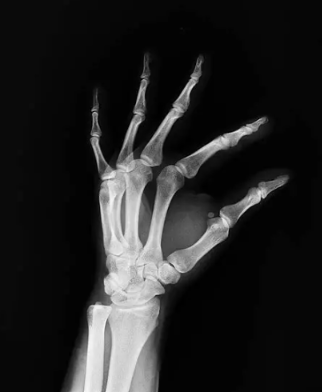
#> input picture tangan.png, 322 x 392 px
$ python 'latihan 6.py'
#> lines starting #> are read from the running program, lines starting #| are printed output that depends on the picture; after the words box and inside, x2 and y2 are one past the last pixel; in counts of white or black regions, pixels touching at a corner belong together
import cv2
import numpy as np
import matplotlib.pyplot as plt
import sys
import matplotlib
matplotlib.use('Agg')

img = cv2.imread('tangan.png', 0)
#> img: shape (392, 322); min 0, max 246, mean 35.6
if img is None:
    img = np.zeros((300, 300), dtype=np.uint8)
    cv2.circle(img, (150, 150), 80, 255, -1)
    cv2.putText(img, "X-RAY", (110, 160), cv2.FONT_HERSHEY_SIMPLEX, 0.8, 0, 2)

img = cv2.resize(img, (300, 300))
#> img: shape (300, 300)

def hitung_metrik(org, proc):
    mse_val = np.mean((org.astype(float) - proc.astype(float)) ** 2)
    if mse_val == 0:
        psnr_val = 100.0
    else:
        psnr_val = 20 * np.log10(255.0 / np.sqrt(mse_val))
    res = cv2.matchTemplate(org, proc, cv2.TM_CCORR_NORMED)[0][0]
    ssim_val = (res + 1) / 2 if res < 1 else 1.0
    return round(mse_val, 2), round(psnr_val, 2), round(ssim_val, 4)

font = cv2.FONT_HERSHEY_SIMPLEX

def tambah_teks(gambar, teks):
    temp = gambar.copy()
    cv2.putText(temp, teks, (10, 30), font, 0.6, 255, 1, cv2.LINE_AA)
    return temp

img_negative = 255 - img
res1 = np.hstack((tambah_teks(img, "Original"), tambah_teks(img_negative, "Negative")))
#> in tambah_teks, `cv2.putText(temp, teks, (10, 30), font, 0.6, 255, 1, cv2.LINE_AA)`: temp: shape (300, 300); min 0, max 248, mean 36.1
#> in tambah_teks (call 2), `cv2.putText(temp, teks, (10, 30), font, 0.6, 255, 1, cv2.LINE_AA)`: temp: shape (300, 300); min 10, max 255, mean 219.5
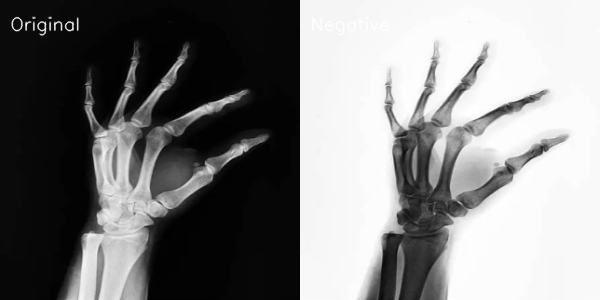
#> res1: shape (300, 600); min 0, max 255, mean 127.8
cv2.imwrite('soal1_result.png', res1)

c_val = 255 / np.log(1 + np.max(img)) if np.max(img) > 0 else 1
#> c_val = 46.32
img_log = np.array(c_val * (np.log(1 + img.astype(float))), dtype='uint8')
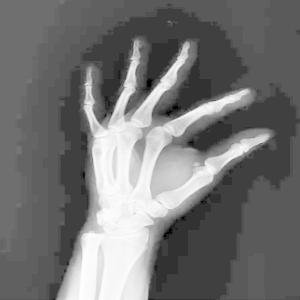
#> img_log: shape (300, 300); min 0, max 255, mean 115.5
mse_log, psnr_log, ssim_log = hitung_metrik(img, img_log)
#> in hitung_metrik, `mse_val = np.mean((org.astype(float) - proc.astype(float)) ** 2)`: mse_val = 6954.5
#> in hitung_metrik, `psnr_val = 20 * np.log10(255.0 / np.sqrt(mse_val))`: psnr_val = 9.71
#> in hitung_metrik, `res = cv2.matchTemplate(org, proc, cv2.TM_CCORR_NORMED)[0][0]`: res = 0.813
#> in hitung_metrik, `ssim_val = (res + 1) / 2 if res < 1 else 1.0`: ssim_val = 0.907
#> mse_log = 6954.5; psnr_log = 9.71; ssim_log = 0.907
res2 = np.hstack((tambah_teks(img, "Original"), tambah_teks(img_log, "Log")))
#> in tambah_teks (call 4), `cv2.putText(temp, teks, (10, 30), font, 0.6, 255, 1, cv2.LINE_AA)`: temp: shape (300, 300); 0.27% of pixels changed, all inside (x1, y1, x2, y2) = (11, 17, 43, 36)
cv2.imwrite('soal2_result.png', res2)

gammas = [0.1, 0.5, 1.2, 2.2]
tabel_gamma = []
res3 = tambah_teks(img, "Original")
for g in gammas:
    g_img = np.array(255 * (img / 255) ** g, dtype='uint8')
    res3 = np.hstack((res3, tambah_teks(g_img, f"G={g}")))
    m, p, s = hitung_metrik(img, g_img)
    tabel_gamma.append((g, m, p, s))
#> this loop made 4 passes
#> (mse_val in hitung_metrik, psnr_val in hitung_metrik, res in hitung_metrik, ssim_val in hitung_metrik, m, p, s) on passes 1 to 4: (24255, 4.28, 0.611, 0.805, 24255, 4.28, 0.805), (1276.7, 17.07, 0.945, 0.972, 1276.7, 17.07, 0.972), (52.71, 30.91, 0.997, 0.999, 52.71, 30.91, 0.999), (749.2, 19.38, 0.964, 0.982, 749.2, 19.38, 0.982)
#> pass 1, `res3 = np.hstack((res3, tambah_teks(g_img, f"G={g}")))`:
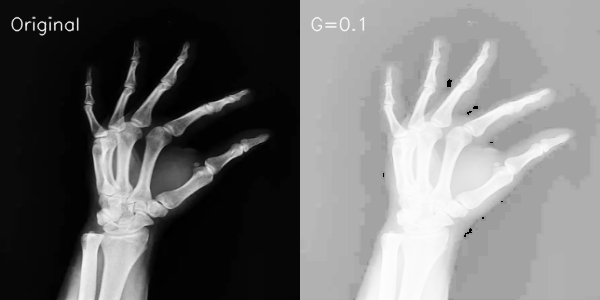
#> res3: shape (300, 600); min 0, max 253, mean 111.4
#> after the loop:
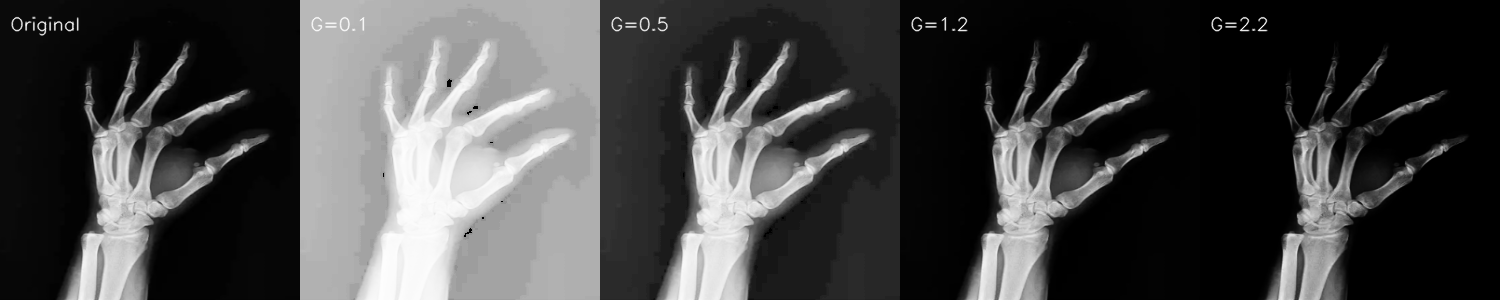
#> res3: shape (300, 1500); min 0, max 255, mean 68.4
#> after the loop, tabel_gamma = [(0.1, 24255, 4.28, 0.805), (0.5, 1276.7, 17.07, 0.972), (1.2, 52.71, 30.91, 0.999), (2.2, 749.2, 19.38, 0.982)]
cv2.imwrite('soal3_gamma_comparison.png', res3)

min_v, max_v, _, _ = cv2.minMaxLoc(img)
#> min_v = 0; max_v = 245
if max_v - min_v == 0: max_v = 255
img_str = np.uint8(((img - min_v) / (max_v - min_v)) * 255)

plt.figure(figsize=(10, 8))
plt.subplot(2, 2, 1)
plt.imshow(img, cmap='gray', vmin=0, vmax=255)
plt.title('Gambar Original')
plt.axis('off')

plt.subplot(2, 2, 2)
plt.imshow(img_str, cmap='gray', vmin=0, vmax=255)
plt.title('Hasil Contrast Stretching')
plt.axis('off')

plt.subplot(2, 2, 3)
plt.hist(img.ravel(), 256, [0, 256], color='black')
plt.title('Histogram Sebelum')

plt.subplot(2, 2, 4)
plt.hist(img_str.ravel(), 256, [0, 256], color='black')
plt.title('Histogram Sesudah (Stretched)')
plt.tight_layout()
plt.savefig('soal4_result.png', dpi=150)
#> figure, not shown here; panel 3: tallest bar 18269 high, from x = 3 to 4; panel 4: tallest bar 18269 high, from x = 3 to 4
plt.close()

img_he = cv2.equalizeHist(img)
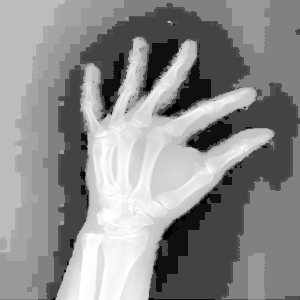
#> img_he: shape (300, 300); min 0, max 255, mean 140.2
mse_he, psnr_he, ssim_he = hitung_metrik(img, img_he)
#> mse_he = 13414.6; psnr_he = 6.86; ssim_he = 0.853

plt.figure(figsize=(10, 8))
plt.subplot(2, 2, 1)
plt.imshow(img, cmap='gray', vmin=0, vmax=255)
plt.title('Gambar Original')
plt.axis('off')

plt.subplot(2, 2, 2)
plt.imshow(img_he, cmap='gray', vmin=0, vmax=255)
plt.title('Hasil Histogram Equalization')
plt.axis('off')

plt.subplot(2, 2, 3)
plt.hist(img.ravel(), 256, [0, 256], color='black')
plt.title('Histogram Sebelum')

plt.subplot(2, 2, 4)
plt.hist(img_he.ravel(), 256, [0, 256], color='black')
plt.title('Histogram Sesudah (HE / Rata)')
plt.tight_layout()
plt.savefig('soal5_result.png', dpi=150)
#> figure, not shown here; panel 3: tallest bar 18269 high, from x = 3 to 4; panel 4: tallest bar 18269 high, from x = 67 to 68
plt.close()

clahe = cv2.createCLAHE(clipLimit=3.0, tileGridSize=(8, 8))
img_clahe = clahe.apply(img)
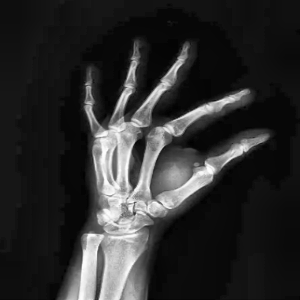
#> img_clahe: shape (300, 300); min 0, max 254, mean 45.1
mse_clahe, psnr_clahe, ssim_clahe = hitung_metrik(img, img_clahe)
#> mse_clahe = 291; psnr_clahe = 23.49; ssim_clahe = 0.988

plt.figure(figsize=(15, 8))
plt.subplot(2, 3, 1)
plt.imshow(img, cmap='gray', vmin=0, vmax=255)
plt.title('Gambar Original')
plt.axis('off')

plt.subplot(2, 3, 2)
plt.imshow(img_he, cmap='gray', vmin=0, vmax=255)
plt.title('Hasil HE')
plt.axis('off')

plt.subplot(2, 3, 3)
plt.imshow(img_clahe, cmap='gray', vmin=0, vmax=255)
plt.title('Hasil CLAHE')
plt.axis('off')

plt.subplot(2, 3, 4)
plt.hist(img.ravel(), 256, [0, 256], color='black')
plt.title('Histogram Original')

plt.subplot(2, 3, 5)
plt.hist(img_he.ravel(), 256, [0, 256], color='black')
plt.title('Histogram HE')

plt.subplot(2, 3, 6)
plt.hist(img_clahe.ravel(), 256, [0, 256], color='black')
plt.title('Histogram CLAHE')
plt.tight_layout()
plt.savefig('soal6_comparison.png', dpi=150)
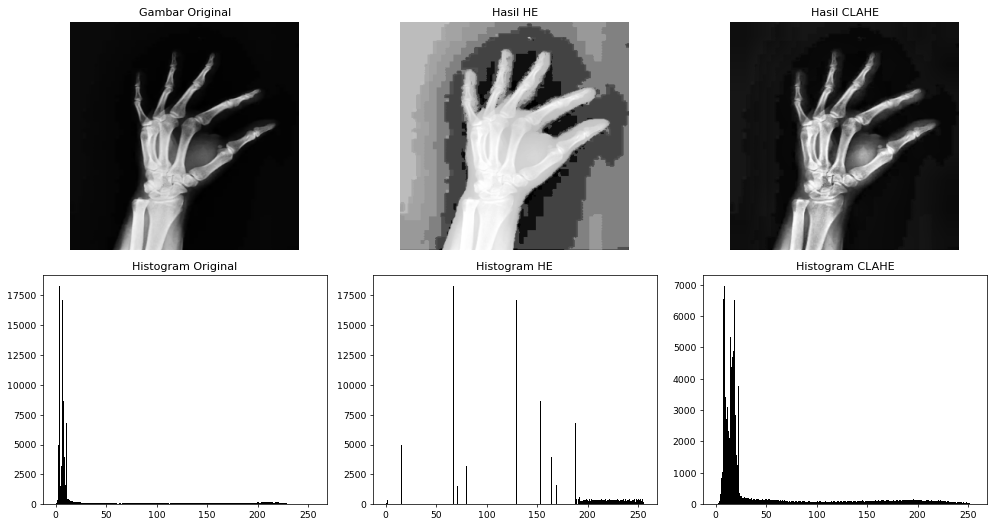
#> figure drawn by matplotlib, 6 panels; panel 4: tallest bar 18269 high, from x = 3 to 4; panel 5: tallest bar 18269 high, from x = 67 to 68; panel 6: tallest bar 6951 high, from x = 8 to 9
plt.close()

print("\n" + "="*45)
print("       DATA LAPORAN PRAKTIKUM KAMU")
print("="*45)
print(f"[SOAL 2] LOG   -> MSE: {mse_log} | PSNR: {psnr_log} dB | SSIM: {ssim_log}")
#| [SOAL 2] LOG   -> MSE: 6954.49 | PSNR: 9.71 dB | SSIM: 0.9067
print("\n[SOAL 3] GAMMA ->")
print(" Gamma	MSE	PSNR(dB)	SSIM")
for r in tabel_gamma:
    print(f" {r[0]}	{r[1]}	{r[2]}		{r[3]}")
#> this loop made 4 passes
#|  0.1	24255.0	4.28		0.8054
#|  0.5	1276.71	17.07		0.9723
#|  1.2	52.71	30.91		0.9987
#|  2.2	749.21	19.38		0.9818
print(f"\n[SOAL 5] HE    -> MSE: {mse_he} | PSNR: {psnr_he} dB | SSIM: {ssim_he}")
#| [SOAL 5] HE    -> MSE: 13414.61 | PSNR: 6.86 dB | SSIM: 0.8533
print(f"[SOAL 6] CLAHE -> MSE: {mse_clahe} | PSNR: {psnr_clahe} dB | SSIM: {ssim_clahe}")
#| [SOAL 6] CLAHE -> MSE: 290.96 | PSNR: 23.49 dB | SSIM: 0.988
print("="*45)
print("PROSES SELESAI! SILAKAN CEK FOLDER SEKARANG.")
print("="*45)
sys.stdout.flush()
